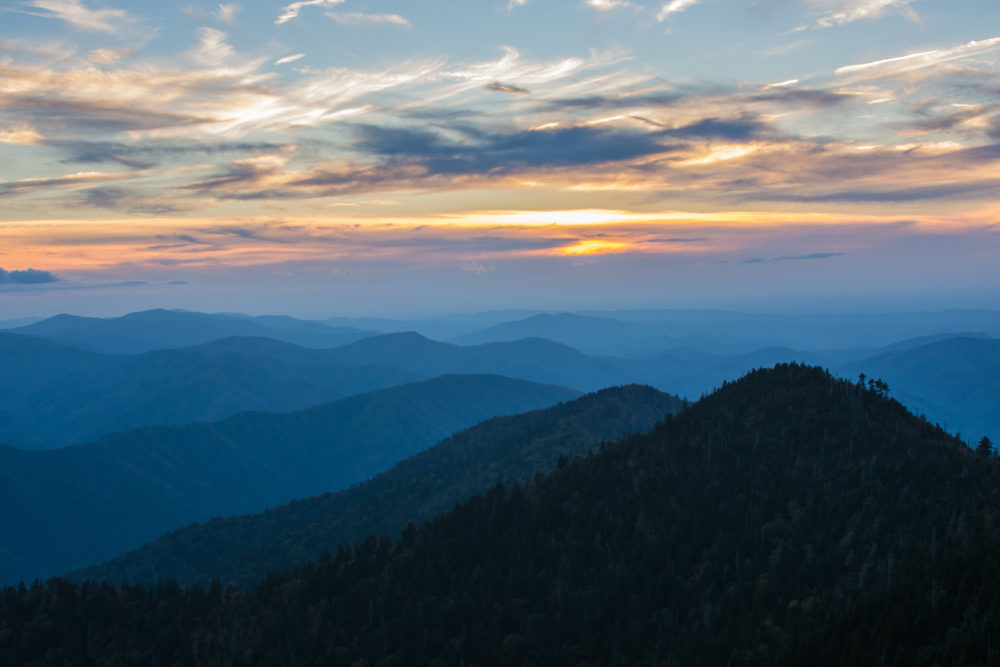
#> input picture Python/Basic-Python/L10. Threading and Multiprocessing/photo-1516117172878-fd2c41f4a759.jpg, 3000 x 2000 px (shown at 1/3 size); the run also reads 2 pictures not shown here
$ python process-images.py
#> lines starting #> are read from the running program, lines starting #| are printed output that depends on the picture
import time
import os
import concurrent.futures
from PIL import Image, ImageFilter

img_names = [
    "photo-1516117172878-fd2c41f4a759.jpg",
    "photo-1532009324734-20a7a5813719.jpg",
    "photo-1524429656589-6633a470097c.jpg",
    "photo-1530224264768-7ff8c1789d79.jpg",
    "photo-1564135624576-c5c88640f235.jpg",
    "photo-1541698444083-023c97d3f4b6.jpg",
    "photo-1522364723953-452d3431c267.jpg",
    "photo-1513938709626-033611b8cc03.jpg",
    "photo-1507143550189-fed454f93097.jpg",
    "photo-1493976040374-85c8e12f0c0e.jpg",
    "photo-1504198453319-5ce911bafcde.jpg",
    "photo-1530122037265-a5f1f91d3b99.jpg",
    "photo-1516972810927-80185027ca84.jpg",
    "photo-1550439062-609e1531270e.jpg",
    "photo-1549692520-acc6669e2f0c.jpg",
]


def process_image(img_name):
#> called with img_name = 'photo-1516117172878-fd2c41f4a759.jpg'
    try:
        with Image.open(img_name) as img:
#> img is the input picture: PIL image 3000x2000 RGB; mean R, G, B 88, 105.2, 116.5
            img = img.filter(ImageFilter.GaussianBlur(30))
            img.thumbnail(size)
#> img: PIL image 1200x800 RGB
            output_path = f"processed/{img_name}"
            os.makedirs(os.path.dirname(output_path), exist_ok=True)
            img.save(output_path)
            print(f"{img_name} was processed...")
    except Exception as e:
        print(f"An error occurred while processing {img_name}: {e}")


start = time.perf_counter()
size = (1200, 1200)

with concurrent.futures.ProcessPoolExecutor() as executor:
    executor.map(process_image, img_names)
#> call 3 of process_image, with img_name = 'photo-1524429656589-6633a470097c.jpg'
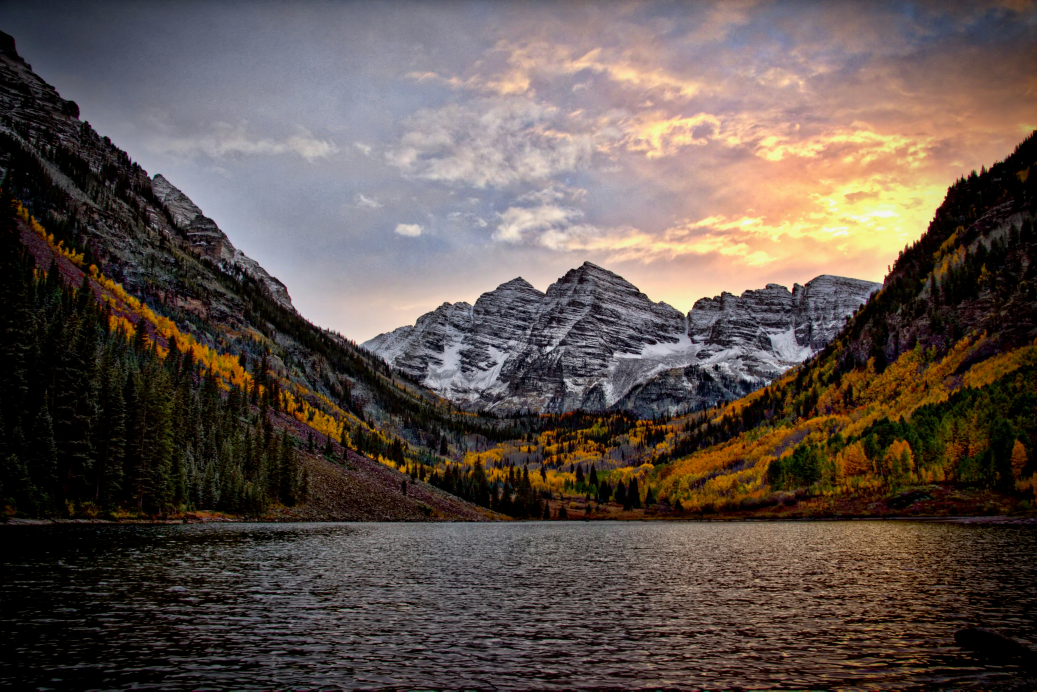
#> input picture Python/Basic-Python/L10. Threading and Multiprocessing/photo-1524429656589-6633a470097c.jpg, 5184 x 3456 px (shown at 1/5 size)
#> in process_image, img is the input picture: PIL image 5184x3456 RGB; mean R, G, B 94.4, 82.3, 76.3
#> call 4 of process_image, with img_name = 'photo-1530224264768-7ff8c1789d79.jpg'
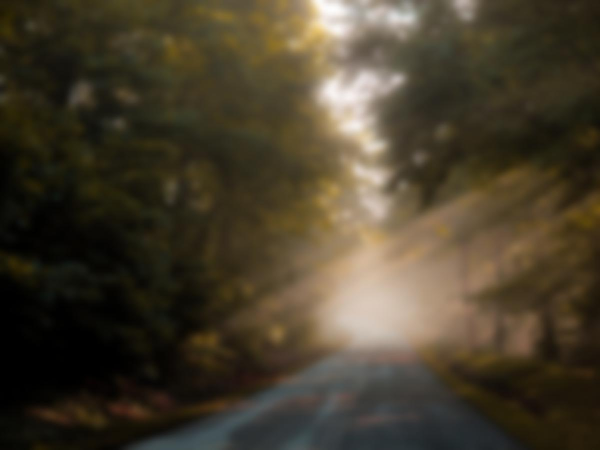
#> input picture Python/Basic-Python/L10. Threading and Multiprocessing/processed/photo-1530224264768-7ff8c1789d79.jpg, 1200 x 900 px, found by its file name (shown at 1/2 size)
#> in process_image, img is the input picture: PIL image 1200x900 RGB; mean R, G, B 70.5, 61.5, 44.1
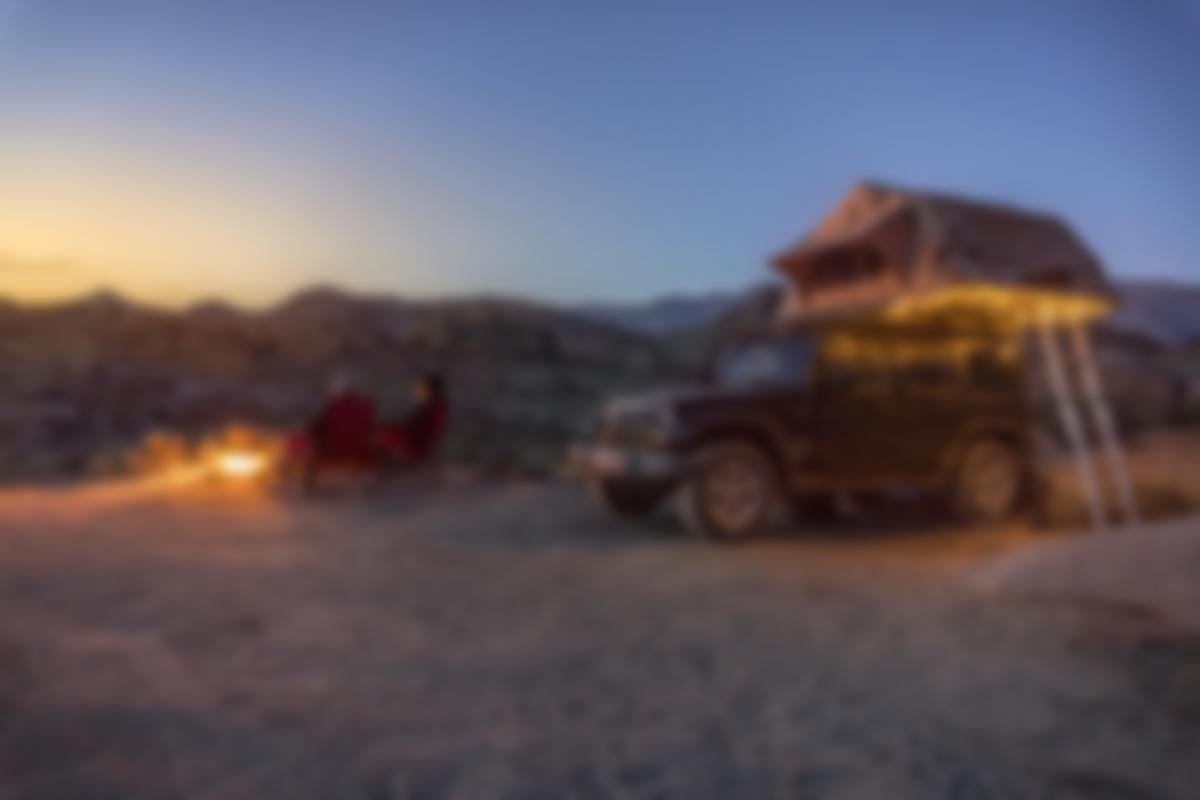
#> input picture Python/Basic-Python/L10. Threading and Multiprocessing/processed/photo-1564135624576-c5c88640f235.jpg, 1200 x 800 px, found by its file name
#> in process_image, img is the input picture: PIL image 1200x800 RGB; mean R, G, B 98.4, 91.1, 99.7
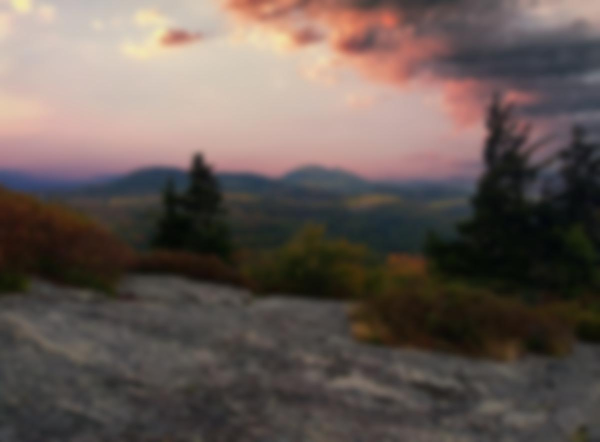
#> input picture Python/Basic-Python/L10. Threading and Multiprocessing/processed/photo-1541698444083-023c97d3f4b6.jpg, 1200 x 884 px, found by its file name (shown at 1/2 size)
#> in process_image, img is the input picture: PIL image 1200x884 RGB; mean R, G, B 101.6, 89.4, 84
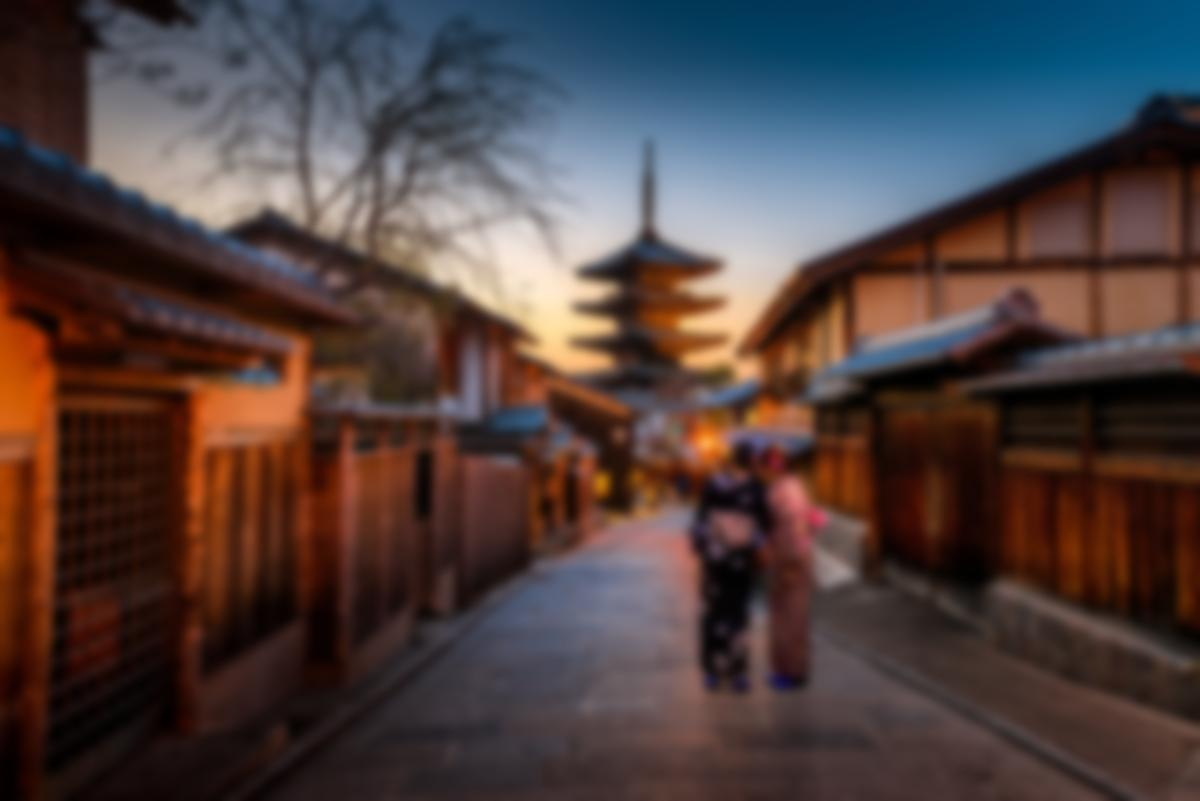
#> input picture Python/Basic-Python/L10. Threading and Multiprocessing/processed/photo-1493976040374-85c8e12f0c0e.jpg, 1200 x 801 px, found by its file name
#> in process_image, img is the input picture: PIL image 1200x801 RGB; mean R, G, B 78.9, 64.6, 63.3
#> in process_image (call 11), `img = img.filter(ImageFilter.GaussianBlur(30))`:
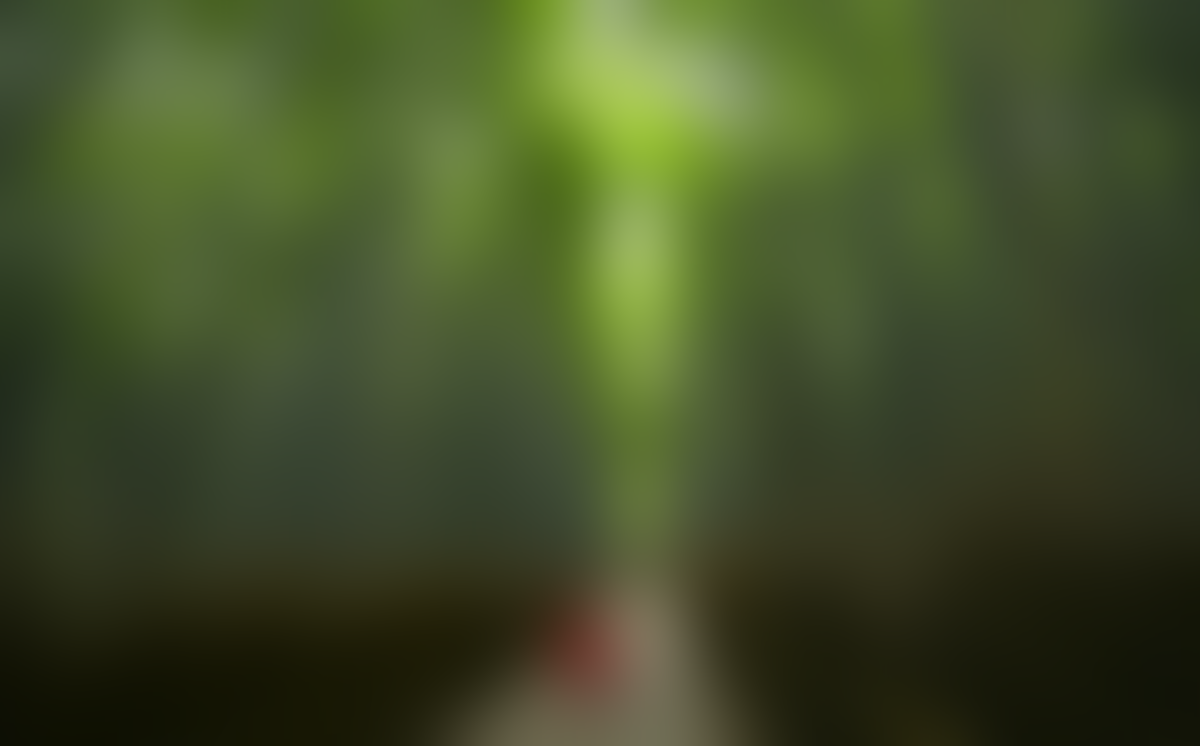
#> img: PIL image 1200x746 RGB; mean R, G, B 66.1, 78.5, 40.6

finish = time.perf_counter()
print(f"Finished in {finish - start} seconds")
